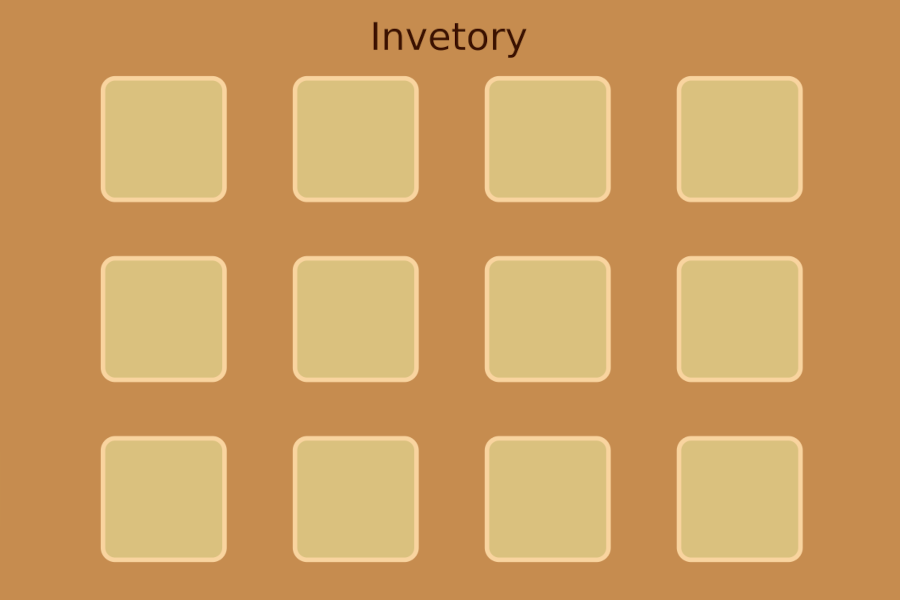

The image is a tile-based game level rendered from a .tmx file. Its description and source (layers, tilesets, objects; grid data summarised) follow:
An orthogonal 90x40 tile map with 10x15 px tiles, 1 tile layer (background) and 1 object (coin).

<map version="1.5" tiledversion="1.7.2" orientation="orthogonal" renderorder="right-down" width="90" height="40" tilewidth="10" tileheight="15" infinite="0" nextlayerid="3" nextobjectid="2">
 <tileset firstgid="1" source="inventory.tsx" />
 <layer id="1" name="background" width="90" height="40">
  <data>[3600 cells, 3600 non-empty, 3600 distinct tile ids]</data>
 </layer>
 <objectgroup id="2" name="Objets">
  <object id="1" name="coin" x="164" y="135">
   <point />
  </object>
 </objectgroup>
</map>